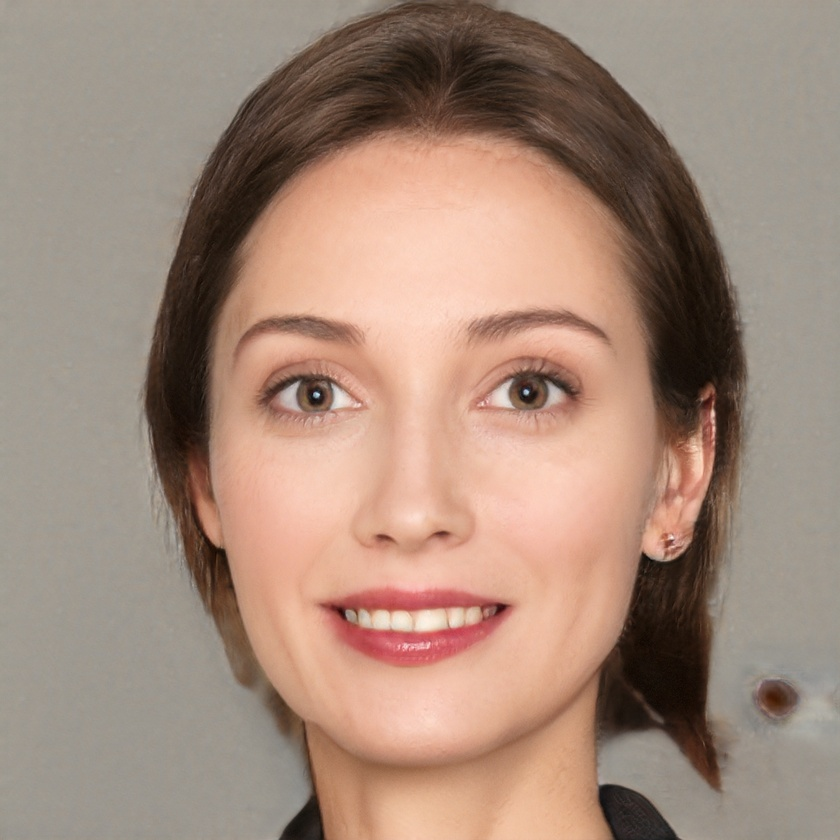
#> input picture 099739.jpg, 840 x 840 px, shrunk from 1024 x 1024 before the run, found by its file name
$ jupyter execute Proyecto.ipynb   (shell and % lines are left out)
#> lines starting #> are read from the running program, lines starting #| are printed output that depends on the picture; after the words box and inside, x2 and y2 are one past the last pixel; in counts of white or black regions, pixels touching at a corner belong together
[cell 1]
import cv2
import imageio
import numpy as np
import matplotlib.pyplot as plt

## Identificando donde esta ubicado la cara

[cell 2]
faceClassif = cv2.CascadeClassifier(cv2.data.haarcascades +"haarcascade_frontalface_default.xml")
image = cv2.imread('../PDITARRAGA/099739.jpg')
#> image is the input picture: shape (840, 840, 3); mean B, G, R 122.3, 137.7, 163.3
Filas,Columnas,Canales=image.shape
#> Filas = 840; Columnas = 840; Canales = 3
Min_SizeFila=round(0.1*Filas)
#> Min_SizeFila = 84
Min_SizeCol=round(0.1*Columnas)
#> Min_SizeCol = 84
Max_SizeFila=round(0.6*Filas)
#> Max_SizeFila = 504
Max_SizeCol=round(0.6*Columnas)
#> Max_SizeCol = 504
gray = cv2.cvtColor(image, cv2.COLOR_BGR2GRAY)
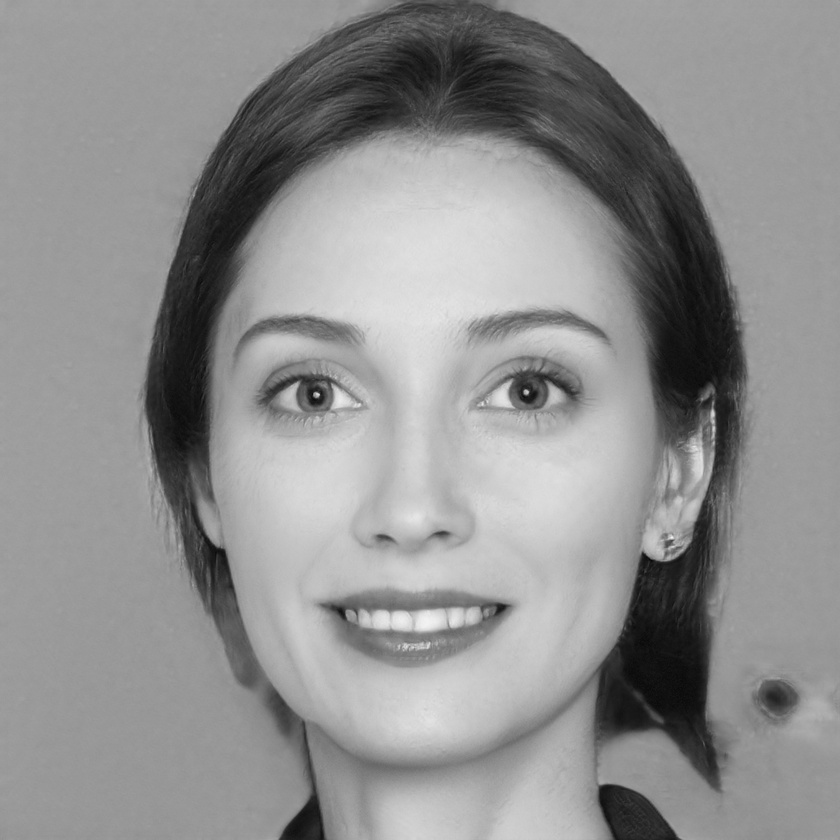
#> gray: shape (840, 840); min 6, max 243, mean 143.6
faces = faceClassif.detectMultiScale(gray,
    scaleFactor=1.10,
    minNeighbors=5,
    minSize=(Min_SizeFila,Min_SizeCol),
    maxSize=(Max_SizeFila,Max_SizeCol))
#> faces = [[191, 228, 456, 456]]
##
for (x,y,w,h) in faces:
    x0=x # Coordenada inicial de las columnas
    y0=y # Coordenada inicial de las Filas
    x1=x+w
    y1=y+h
    image=cv2.rectangle(image,(x0,y0),(x1,y1),(0,200,0),2)
#> this loop made 1 pass
#> (x, y, w, h, x0, y0, x1, y1) on pass 1: (191, 228, 456, 456, 191, 228, 647, 684)
#> pass 1, `image=cv2.rectangle(image,(x0,y0),(x1,y1),(0,200,0),2)`:
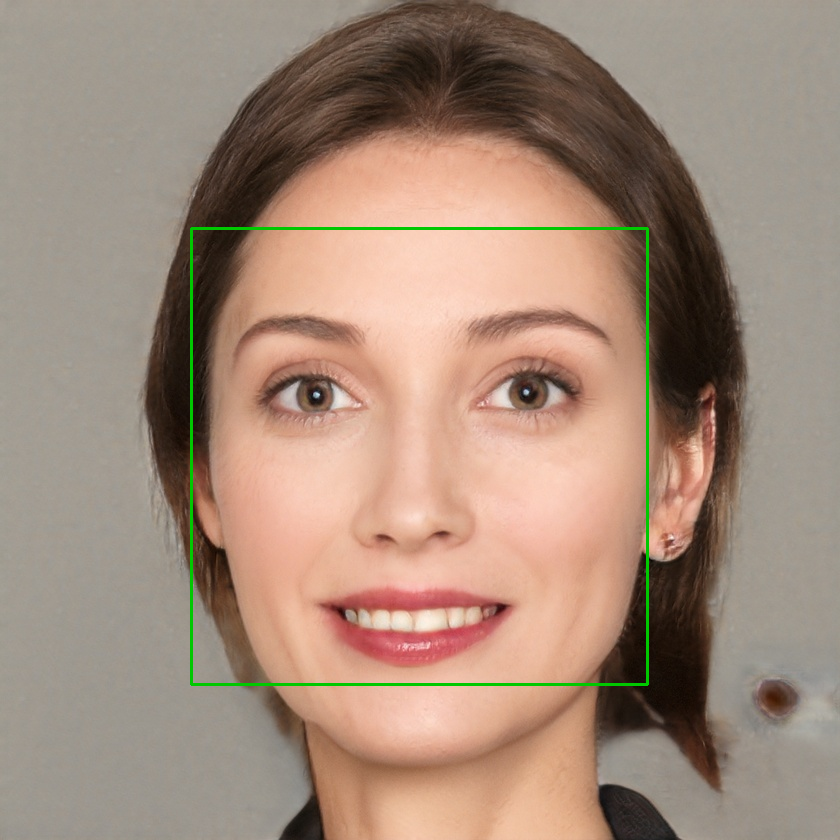
#> image: shape (840, 840, 3); 0.77% of pixels changed, all inside (x1, y1, x2, y2) = (190, 227, 649, 686)
#
print(x0,y0,x1,y1)
#| 191 228 647 684
rgb_img = cv2.cvtColor(image, cv2.COLOR_BGR2RGB)
## Definicion de tamanos
plt.figure(figsize = (20,10))
plt.imshow(rgb_img)

## Definido la cara se subdivide la parte superior

[cell 3]
image2 = cv2.imread('../PDITARRAGA/099739.jpg')
gray2 = cv2.cvtColor(image2, cv2.COLOR_BGR2GRAY)
y1=round(y0+h/2)
#> y1 = 456
image2=cv2.rectangle(image2,(x0,y0),(x1,y1),(0,100,0),2)
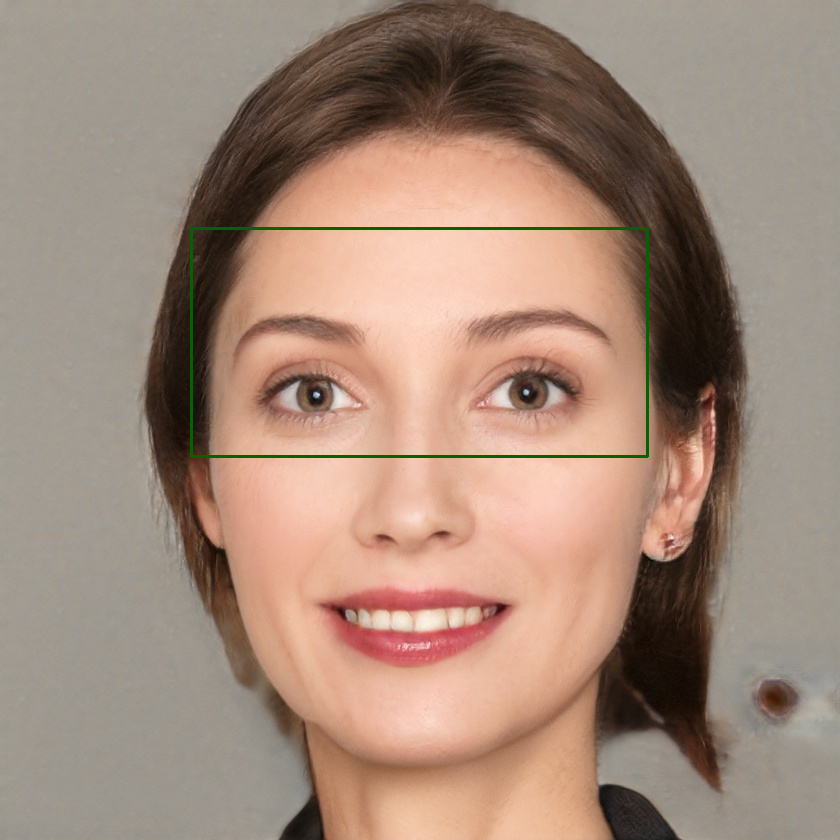
#> image2: shape (840, 840, 3); 0.58% of pixels changed, all inside (x1, y1, x2, y2) = (190, 227, 649, 458)
rgb_img2 = cv2.cvtColor(image2, cv2.COLOR_BGR2RGB)
## Definicion de tamanos
plt.figure(figsize = (20,10))
plt.imshow(rgb_img2)

[cell 4]
image3 = cv2.imread('../PDITARRAGA/099739.jpg')
rgb_img3 = cv2.cvtColor(image3, cv2.COLOR_BGR2RGB)
## Definicion de tamanos
cuadro=rgb_img3[y0:y1,x0:x1]
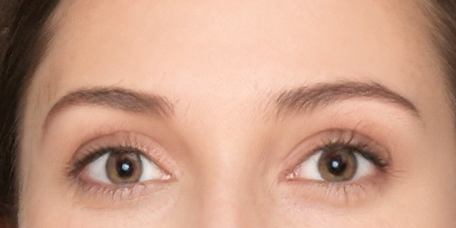
#> cuadro: shape (228, 456, 3); mean R, G, B 200.6, 156.4, 134.7
## Definicion de tamanos
plt.figure(figsize = (20,10))
plt.imshow(cuadro)

## Ahora se busca objetivamente donde estan ubicados los ojos

[cell 5]
BlancoBajo = np.array([0, 0, 0], np.uint8)
BlancoAlto = np.array([255, 15, 255], np.uint8)
frameHSV = cv2.cvtColor(cuadro, cv2.COLOR_BGR2HSV)
#> frameHSV: shape (228, 456, 3); mean H, S, V 110, 88.2, 200.6
maskBlanco = cv2.inRange(frameHSV, BlancoBajo,BlancoAlto)
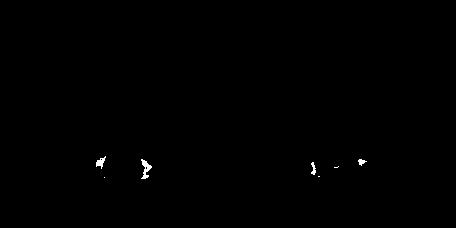
#> maskBlanco: shape (228, 456); 0.23% white; 7 white regions (3 under 20 px), largest, box (x1, y1, x2, y2) and area: (141, 159, 152, 179) 102, (96, 156, 106, 169) 61, (311, 162, 316, 175) 39, (358, 159, 367, 166) 34
## Eliminando ruido
kernel = np.ones((5,5), np.uint8)
maskBlanco_dilation = cv2.dilate(maskBlanco, kernel, iterations=4)
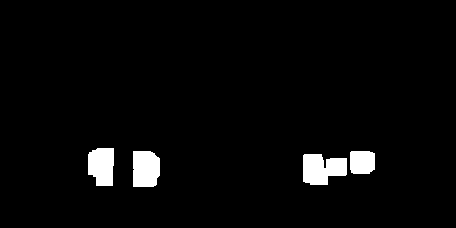
#> maskBlanco_dilation: shape (228, 456); 3.2% white; 4 white regions

[cell 6]
## Encontrando los contornos
contornos,_ = cv2.findContours(maskBlanco_dilation, cv2.RETR_EXTERNAL,cv2.CHAIN_APPROX_SIMPLE) ## Bordes externos,
#> contornos = 4 contours; box (x1, y1, x2, y2) and area: (303, 154, 347, 185) 971, (133, 151, 160, 187) 846, (88, 148, 114, 186) 800, (350, 151, 375, 174) 503
#cv2.drawContours(frame, contornos, -1, (255,0,0), 3)
maskcontornos = cv2.drawContours(maskBlanco_dilation, contornos, -1, (0,255,75), 2)
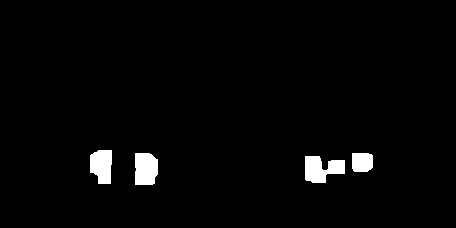
#> maskcontornos: shape (228, 456); 2.3% white; 4 white regions, box (x1, y1, x2, y2) and area: (305, 156, 345, 183) 736, (135, 153, 158, 185) 676, (90, 150, 112, 184) 626, (352, 153, 373, 172) 378
print(len(contornos))
#| 4
plt.figure(figsize = (20,10))
plt.imshow(maskcontornos, cmap=plt.cm.gray)

[cell 7]
for j in contornos:
    area = cv2.contourArea(j)
    if area > 50:
        M = cv2.moments(j)
        if M['m00'] != 0:
            cx = int(M['m10']/M['m00'])
            cy = int(M['m01']/M['m00'])
            print(f"x: {cx } y: {cy } z:{area }")
#> this loop made 4 passes
#> (area, cx, cy) on passes 1 to 4: (971, 321, 168), (503, 361, 161), (846.5, 145, 168), (799.5, 101, 165)
#| x: 321 y: 168 z:971.0
#| x: 361 y: 161 z:503.0
#| x: 145 y: 168 z:846.5
#| x: 101 y: 165 z:799.5
